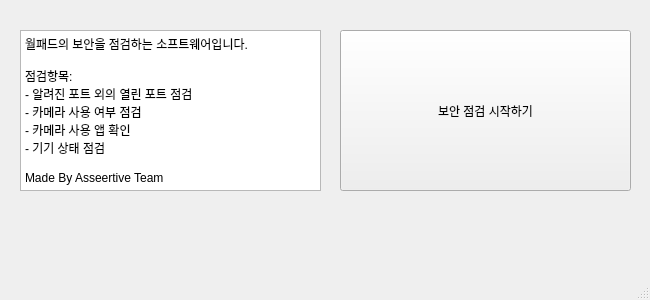
<?xml version="1.0" encoding="UTF-8"?>
<ui version="4.0">
 <class>Mainwindow</class>
 <widget class="QMainWindow" name="Mainwindow">
  <property name="geometry">
   <rect>
    <x>0</x>
    <y>0</y>
    <width>650</width>
    <height>300</height>
   </rect>
  </property>
  <property name="windowTitle">
   <string>MainWindow</string>
  </property>
  <widget class="QWidget" name="centralwidget">
   <widget class="QPlainTextEdit" name="plainTextEdit">
    <property name="geometry">
     <rect>
      <x>20</x>
      <y>30</y>
      <width>301</width>
      <height>161</height>
     </rect>
    </property>
    <property name="plainText">
     <string>월패드의 보안을 점검하는 소프트웨어입니다.

점검항목:
- 알려진 포트 외의 열린 포트 점검
- 카메라 사용 여부 점검
- 카메라 사용 앱 확인
- 기기 상태 점검

Made By Asseertive Team</string>
    </property>
   </widget>
   <widget class="QPushButton" name="pushButton">
    <property name="geometry">
     <rect>
      <x>340</x>
      <y>30</y>
      <width>291</width>
      <height>161</height>
     </rect>
    </property>
    <property name="text">
     <string>보안 점검 시작하기</string>
    </property>
   </widget>
  </widget>
  <widget class="QMenuBar" name="menubar">
   <property name="geometry">
    <rect>
     <x>0</x>
     <y>0</y>
     <width>650</width>
     <height>22</height>
    </rect>
   </property>
  </widget>
  <widget class="QStatusBar" name="statusbar"/>
 </widget>
 <resources/>
 <connections/>
</ui>
